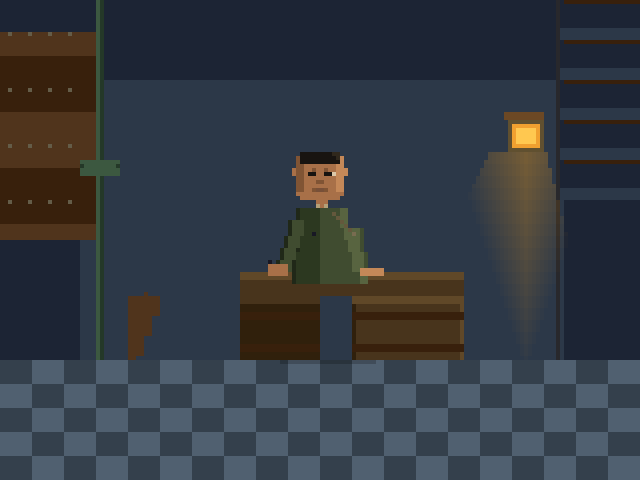

Source code (Python):
#!/usr/bin/env python3
"""
Session 03 — Fan Characters
Frantz Fanon in Chrono Trigger, Attempt 01

Setting: Arris Dome, 2300 AD. The last surviving humans, living in underground
shelter domes. Emergency lighting, rusted infrastructure, desperate hope.

Fanon is seated at salvage materials (wooden crate desk), writing in a notebook
by the light of an emergency lamp. He's in his FLN-era role: doctor and analyst
of colonial violence, building theory from the wreckage.

CT visual language:
- Toriyama's Dragon Ball DNA: rounder heads, warmer character style
- Sprites ~32×48px region, larger than FFVI, facial expressions readable in combat
- 2300 AD palette: dark blue-grays, orange emergency lighting, orange-rust metal
- Strong contrast: warm light source against cold dark environment
- Characters read round and chunky against angular/mechanical backgrounds

Canvas: 160×120 at 4x scale (640×480)
"""
from PIL import Image
import os

W, H = 160, 120
SCALE = 4
OUT = os.path.dirname(os.path.abspath(__file__))

img = Image.new('RGB', (W, H))
px = img.load()

# ── Palette: 2300 AD Arris Dome ───────────────────────────────────────────
DOME_DARK  = (28, 36, 52)    # dark dome wall / background
DOME_MID   = (44, 56, 72)    # dome wall mid
DOME_LIGHT = (60, 76, 96)    # dome wall lit by lamp
DOME_RUST  = (80, 52, 28)    # corroded metal panels
RUST_L     = (108, 72, 36)   # rust highlight
RUST_D     = (56, 32, 12)    # rust deep shadow
STEEL_L    = (80, 96, 112)   # steel floor light
STEEL_D    = (52, 64, 76)    # steel floor dark
CONDUIT_G  = (60, 88, 64)    # corroded green conduit/pipe
CONDUIT_D  = (36, 56, 40)    # pipe shadow
LAMP_CASE  = (96, 80, 48)    # emergency lamp housing
LAMP_GLOW  = (255, 200, 80)  # inner glow
LAMP_WARM  = (240, 160, 48)  # lamp housing illuminated
LIGHT_CAST = (88, 72, 40)    # floor lit by emergency lamp (warm on dark)
LIGHT_FADE = (52, 52, 48)    # light fading at edges
WIRE       = (40, 40, 44)    # wire/cable
BOLT       = (100, 92, 72)   # bolt/rivet

# Fanon character palette
SKIN       = (168, 112, 72)  # warm dark brown skin
SKIN_D     = (128, 84, 52)   # skin shadow
SKIN_H     = (196, 136, 88)  # skin highlight (light-lit side)
FATIGUE_L  = (88, 100, 64)   # olive fatigue jacket light
FATIGUE_M  = (64, 76, 48)    # fatigue jacket mid
FATIGUE_D  = (44, 56, 32)    # fatigue shadow (almost merges with bg)
FATIGUE_DK = (32, 40, 24)    # fatigue deepest shadow
HAIR       = (24, 20, 16)    # dark hair
HAIR_H     = (48, 40, 28)    # hair highlight (lamp-lit)
TROUSER    = (36, 44, 52)    # dark trousers (nearly dome color)
TROUSER_L  = (52, 64, 72)    # trouser highlight
NB_COVER   = (96, 64, 32)    # notebook cover (worn leather)
NB_PAGE    = (232, 220, 192) # notebook page
NB_LINE    = (200, 188, 160) # faint ruled lines
INK        = (24, 24, 36)    # ink
STETH      = (120, 108, 80)  # stethoscope (brass/worn)
STETH_T    = (100, 88, 60)   # stethoscope tubing
CRATE_L    = (96, 72, 40)    # salvage crate light
CRATE_M    = (72, 52, 28)    # crate mid
CRATE_D    = (48, 32, 12)    # crate dark

def p(x, y, c):
    if 0 <= x < W and 0 <= y < H:
        px[x, y] = c

def rect(x0, y0, x1, y1, c):
    for y in range(y0, y1):
        for x in range(x0, x1):
            p(x, y, c)

FLOOR_Y = H - 30

# ── Background: dome interior ─────────────────────────────────────────────
for y in range(H):
    for x in range(W):
        # Base dome atmosphere — slight gradient darker at top/edges
        dist_from_center = abs(x - W // 2)
        if y < FLOOR_Y:
            if dist_from_center > 60 or y < 20:
                p(x, y, DOME_DARK)
            elif y < 40:
                p(x, y, DOME_MID)
            else:
                p(x, y, DOME_MID)
        else:
            # Steel floor
            p(x, y, STEEL_L if ((x // 8) + (y // 6)) % 2 == 0 else STEEL_D)

# Corroded metal panel sections (left wall)
for y in range(8, 60):
    for x in range(0, 24):
        if (y // 14) % 2 == 0:
            p(x, y, DOME_RUST)
        else:
            p(x, y, RUST_D)
    # Rivet line
    for y_r in range(8, 60, 14):
        for x in range(2, 22, 5):
            p(x, y_r, BOLT)

# Conduit / pipe running along left wall
for y in range(0, FLOOR_Y):
    p(24, y, CONDUIT_G)
    p(25, y, CONDUIT_D)
# Pipe junction
rect(20, 40, 30, 44, CONDUIT_G)
p(20, 41, CONDUIT_D); p(29, 41, CONDUIT_D)

# Right wall — back panel, wiring
for y in range(0, 50):
    for x in range(W - 20, W):
        p(x, y, DOME_DARK if y % 10 < 7 else DOME_MID)
for y in range(0, 50, 10):
    for x in range(W - 19, W):
        p(x, y, RUST_D)

# Wire running along right wall
for y in range(0, FLOOR_Y):
    p(W - 21, y, WIRE)

# ── Emergency lamp (right of scene, mounted on wall) ──────────────────────
LX = 128   # lamp x position
LY = 28    # lamp top y

# Bracket/mount
rect(LX - 2, LY, LX + 8, LY + 2, RUST_L)
# Lamp housing
rect(LX - 1, LY + 2, LX + 8, LY + 10, LAMP_CASE)
rect(LX,     LY + 3, LX + 7, LY + 9,  LAMP_WARM)
rect(LX + 1, LY + 4, LX + 6, LY + 8,  LAMP_GLOW)

# Light cone: warm cast spreading down-left from lamp
for y in range(LY + 10, FLOOR_Y):
    spread = (y - (LY + 10)) // 2
    x_right = min(LX + 8 + spread // 2, W - 1)
    x_left  = max(LX - 6 - spread, 30)
    for x in range(x_left, x_right + 1):
        dist = abs(x - (LX + 3)) + (y - (LY + 10)) // 3
        if dist < 18:
            # Warm the wall/floor pixels
            r, g, b = px[x, y]
            warmth = max(0, 18 - dist)
            p(x, y, (min(255, r + warmth * 4),
                     min(255, g + warmth * 2),
                     max(0,   b - warmth)))

# ── Fanon's salvage desk (stacked crates + plank) ─────────────────────────
DESK_TOP_Y = FLOOR_Y - 22

# Right crate (larger)
rect(88, DESK_TOP_Y + 6, 116, FLOOR_Y, CRATE_M)
rect(88, DESK_TOP_Y + 6, 116, DESK_TOP_Y + 8, CRATE_L)   # top edge
for y in range(DESK_TOP_Y + 8, FLOOR_Y, 1):
    p(88, y, CRATE_D); p(115, y, CRATE_L)
# Plank across crates
rect(60, DESK_TOP_Y, 116, DESK_TOP_Y + 6, CRATE_M)
rect(60, DESK_TOP_Y, 116, DESK_TOP_Y + 2, CRATE_L)

# Left support crate
rect(60, DESK_TOP_Y + 6, 80, FLOOR_Y, CRATE_D)
rect(60, DESK_TOP_Y + 6, 80, DESK_TOP_Y + 8, CRATE_M)

# Crate bands/slats
for y in [DESK_TOP_Y + 10, DESK_TOP_Y + 18]:
    rect(88, y, 116, y + 2, RUST_D)
    rect(60, y, 80, y + 2, RUST_D)

# ── Notebook on desk ──────────────────────────────────────────────────────
NB_X = 74
NB_Y = DESK_TOP_Y - 5
rect(NB_X, NB_Y + 1, NB_X + 18, DESK_TOP_Y + 2, NB_COVER)
rect(NB_X + 1, NB_Y, NB_X + 17, DESK_TOP_Y + 1, NB_PAGE)
# Ruled lines
for ly in range(NB_Y + 1, DESK_TOP_Y + 1, 2):
    for x in range(NB_X + 2, NB_X + 16):
        p(x, ly, NB_LINE)
# Center spine
for y in range(NB_Y, DESK_TOP_Y + 2):
    p(NB_X + 9, y, NB_COVER)
# Some writing on right page
for ly in range(NB_Y + 2, DESK_TOP_Y + 1, 2):
    for x in range(NB_X + 10, NB_X + 16, 2):
        p(x, ly, INK)

# ── Frantz Fanon ──────────────────────────────────────────────────────────
# Seated, bent slightly forward over the notebook
# CT style: rounder head, warm chunky feel
CX = 80
HEAD_Y = DESK_TOP_Y - 30   # seated, close to desk

# Head (CT heads are wider, rounder)
rect(CX - 6, HEAD_Y, CX + 6, HEAD_Y + 12, SKIN)
# Round the corners (CT's more organic shapes)
p(CX - 6, HEAD_Y,      DOME_MID)
p(CX + 5, HEAD_Y,      DOME_MID)
p(CX - 6, HEAD_Y + 11, DOME_MID)
p(CX + 5, HEAD_Y + 11, DOME_MID)
# Highlight from lamp (left side catches warm light)
for y in range(HEAD_Y + 1, HEAD_Y + 10):
    p(CX + 4, y, SKIN_H)
    p(CX + 5, y, SKIN_H)
# Shadow right side
for y in range(HEAD_Y + 1, HEAD_Y + 10):
    p(CX - 5, y, SKIN_D)
    p(CX - 6, y, SKIN_D)

# Hair — short, close-cropped (Fanon's appearance in 1950s photos)
rect(CX - 5, HEAD_Y, CX + 5, HEAD_Y + 3, HAIR)
# Lamp highlight on hair
p(CX + 3, HEAD_Y,     HAIR_H)
p(CX + 4, HEAD_Y,     HAIR_H)
p(CX + 4, HEAD_Y + 1, HAIR_H)

# Ears
p(CX - 7, HEAD_Y + 4, SKIN)
p(CX - 7, HEAD_Y + 5, SKIN)
p(CX + 6, HEAD_Y + 4, SKIN_H)
p(CX + 6, HEAD_Y + 5, SKIN_H)

# Eyes — looking down at notebook (downcast, focused)
# CT eyes have more expression than EarthBound's dots
# Left eye (in shadow)
p(CX - 3, HEAD_Y + 5, HAIR)
p(CX - 2, HEAD_Y + 5, HAIR)
# Right eye (lit)
p(CX + 1, HEAD_Y + 5, HAIR)
p(CX + 2, HEAD_Y + 5, HAIR)
# Eye whites (lit side)
p(CX + 3, HEAD_Y + 5, (220, 200, 168))  # slightly warm white
# Slight furrowed brow — concentration
p(CX - 2, HEAD_Y + 4, SKIN_D)
p(CX + 1, HEAD_Y + 4, SKIN_D)

# Nose
p(CX - 1, HEAD_Y + 7, SKIN_D)
p(CX,     HEAD_Y + 7, SKIN_D)

# Mouth — set, focused, slight tension
p(CX - 2, HEAD_Y + 9, SKIN_D)
p(CX - 1, HEAD_Y + 9, (120, 80, 56))   # lips
p(CX,     HEAD_Y + 9, (120, 80, 56))
p(CX + 1, HEAD_Y + 9, SKIN_D)

# Neck
rect(CX - 1, HEAD_Y + 12, CX + 2, HEAD_Y + 14, SKIN)

# ── Fatigue jacket ────────────────────────────────────────────────────────
# Slightly forward lean (seated over desk)
TORSO_Y = HEAD_Y + 13

# Collar / shirt beneath (lighter hint of undershirt)
p(CX - 1, TORSO_Y, (180, 160, 120))
p(CX + 1, TORSO_Y, (180, 160, 120))
p(CX,     TORSO_Y + 1, (160, 140, 100))  # V

# Torso — jacket widens slightly, leans forward
for y in range(TORSO_Y + 1, DESK_TOP_Y + 3):
    progress = (y - TORSO_Y) / max(1, DESK_TOP_Y - TORSO_Y)
    half = int(6 + progress * 3)
    lean = int(progress * 2)  # slight forward lean
    for x in range(CX - half + lean, CX + half + lean + 1):
        if x == CX - half + lean:
            c = FATIGUE_DK
        elif x < CX:
            c = FATIGUE_D
        elif x > CX + half + lean - 2:
            c = FATIGUE_L   # lamp-lit right side
        else:
            c = FATIGUE_M
        p(x, y, c)

# Pocket detail (left breast pocket, signature of fatigue jacket)
POCKET_Y = TORSO_Y + 6
p(CX - 3, POCKET_Y,     FATIGUE_D)
p(CX - 2, POCKET_Y,     FATIGUE_D)
p(CX - 1, POCKET_Y,     FATIGUE_D)
p(CX - 3, POCKET_Y + 1, FATIGUE_D)
p(CX - 1, POCKET_Y + 1, FATIGUE_D)
p(CX - 3, POCKET_Y + 2, FATIGUE_D)
p(CX - 2, POCKET_Y + 2, FATIGUE_D)
p(CX - 1, POCKET_Y + 2, FATIGUE_D)
# Pen in pocket
p(CX - 2, POCKET_Y + 1, INK)

# ── Left arm — reaching toward notebook ───────────────────────────────────
ARM_L_Y = TORSO_Y + 4
for y in range(ARM_L_Y, DESK_TOP_Y + 1):
    progress = (y - ARM_L_Y) / max(1, DESK_TOP_Y - ARM_L_Y)
    lx = CX - 7 - int(progress * 4)   # extends left toward notebook
    p(lx,     y, FATIGUE_M)
    p(lx + 1, y, FATIGUE_M)
    p(lx + 2, y, FATIGUE_M)
    p(lx - 1, y, FATIGUE_DK)  # outer edge shadow

# Left hand — writing
rect(CX - 13, DESK_TOP_Y - 2, CX - 8, DESK_TOP_Y + 1, SKIN)
p(CX - 13, DESK_TOP_Y - 3, SKIN)  # extended writing finger
p(CX - 13, DESK_TOP_Y - 3, INK)   # ink on fingertip (he's writing)

# ── Right arm — resting on desk edge, holding notebook open ──────────────
ARM_R_Y = TORSO_Y + 6
for y in range(ARM_R_Y, DESK_TOP_Y + 1):
    progress = (y - ARM_R_Y) / max(1, DESK_TOP_Y - ARM_R_Y)
    rx = CX + 8 + int(progress * 2)
    p(rx,     y, FATIGUE_L)   # lamp-lit right arm
    p(rx + 1, y, FATIGUE_L)
    p(rx + 2, y, FATIGUE_M)

# Right hand on notebook edge
rect(CX + 10, DESK_TOP_Y - 1, CX + 16, DESK_TOP_Y + 1, SKIN_H)

# ── Stethoscope (hanging from neck / draped over shoulder) ────────────────
# Just a suggestion: tubing drapes down from neck-right, coils near desk
ST_X = CX + 3
ST_Y = TORSO_Y + 2
# Ear piece hanging out of pocket area
for i in range(5):
    p(ST_X + i, ST_Y + i, STETH_T)
p(ST_X + 5, ST_Y + 5, STETH)  # earpiece tip

# ── Floor shadow under Fanon ───────────────────────────────────────────────
for x in range(CX - 10, CX + 14):
    r, g, b = px[x, FLOOR_Y]
    p(x, FLOOR_Y, (int(r * 0.80), int(g * 0.80), int(b * 0.80)))

# ── Distant silhouettes (other survivors in background) ────────────────────
# Two simple huddled shapes against the back wall — implies community
SILO = DOME_DARK
# Left silhouette
for y in range(FLOOR_Y - 16, FLOOR_Y):
    half = 4 - (y - (FLOOR_Y - 16)) // 5
    for x in range(32, 32 + half * 2):
        p(x, y, DOME_RUST)
p(36, FLOOR_Y - 17, DOME_RUST)  # head

# ── Save ──────────────────────────────────────────────────────────────────
img.resize((W * SCALE, H * SCALE), Image.NEAREST).save(
    os.path.join(OUT, "fanon_01.png"))
print("done — fanon_01.png")
